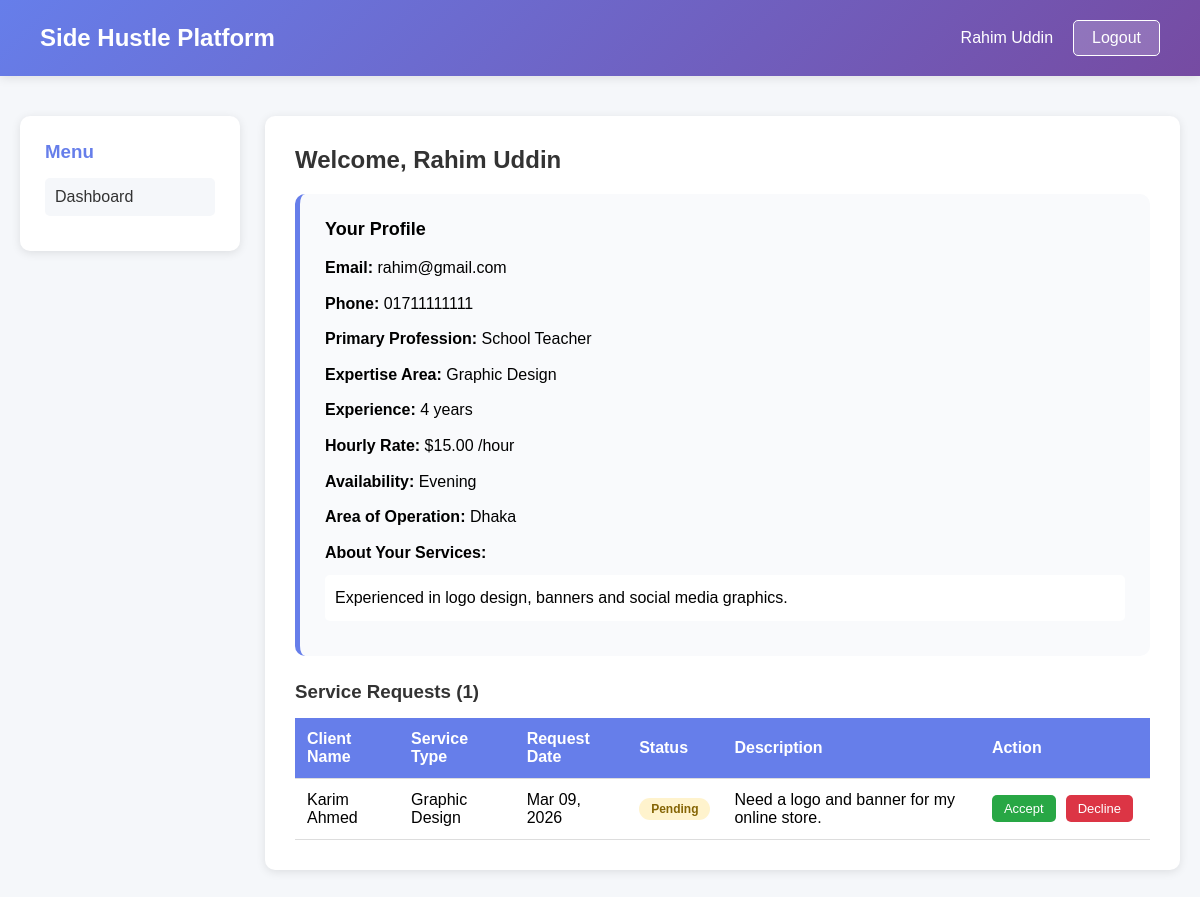
Page /view/professional_dashboard.php (signed in) on the committed database.
### tables this page shows
CREATE TABLE professionals (
    id INT PRIMARY KEY AUTO_INCREMENT,
    full_name VARCHAR(100) NOT NULL,
    email VARCHAR(100) NOT NULL UNIQUE,
    phone VARCHAR(20) NOT NULL,
    first_profession VARCHAR(100) NOT NULL,
    expertise_area VARCHAR(100) NOT NULL,
    experience_years INT DEFAULT 0,
    description LONGTEXT NOT NULL,
    hourly_rate DECIMAL(10, 2) NOT NULL,
    availability VARCHAR(50) NOT NULL,
    area_of_operation VARCHAR(100) NOT NULL
);

CREATE TABLE service_requests (
    id INT PRIMARY KEY AUTO_INCREMENT,
    client_id INT,
    professional_id INT,
    service_type VARCHAR(100),
    request_description TEXT,
    request_date TIMESTAMP DEFAULT CURRENT_TIMESTAMP,
    status VARCHAR(50) DEFAULT 'Pending',
    
    FOREIGN KEY (client_id) REFERENCES clients(id),
    FOREIGN KEY (professional_id) REFERENCES professionals(id)
);

CREATE TABLE clients (
    id INT PRIMARY KEY AUTO_INCREMENT,
    full_name VARCHAR(100) NOT NULL,
    email VARCHAR(100) NOT NULL UNIQUE,
    phone VARCHAR(20) NOT NULL,
    area_of_work VARCHAR(100) NOT NULL
);

### view/professional_dashboard.php (the view, shortened to what this page needs)
<?php
require_once '../model/db_connect.php';
$user_email = $_SESSION['user_email'];
$professional_query = "SELECT * FROM professionals WHERE email = ?";
$stmt = mysqli_prepare($conn, $professional_query);
mysqli_stmt_bind_param($stmt, "s", $user_email);
mysqli_stmt_execute($stmt);
$professional_result = mysqli_stmt_get_result($stmt);
$current_professional = mysqli_fetch_assoc($professional_result);
$service_requests = array();
if ($current_professional) {
    $prof_id = $current_professional['id'];
    $requests_query = "
        SELECT
            sr.id,
            sr.service_type,
            sr.request_description,
            sr.request_date,
            sr.status,
            c.full_name as client_name,
            c.email as client_email
        FROM service_requests sr
        JOIN clients c ON sr.client_id = c.id
        WHERE sr.professional_id = ?
        ORDER BY sr.request_date DESC
    ";
    $stmt = mysqli_prepare($conn, $requests_query);
    mysqli_stmt_bind_param($stmt, "i", $prof_id);
    mysqli_stmt_execute($stmt);
    $result = mysqli_stmt_get_result($stmt);
    while ($row = mysqli_fetch_assoc($result)) {
        $service_requests[] = $row;
    }
}
?>
<!DOCTYPE html>
<html lang="en">
<head>
</head>
<body>
<nav class="navbar">
<h1>Side Hustle Platform</h1>
<div class="user-info">
<span><?php echo htmlspecialchars($_SESSION['user_name']); ?></span>
<a href="../controller/logout.php" class="logout-btn">Logout</a>
</div>
</nav>
<div class="dashboard">
<aside class="sidebar">
<h3>Menu</h3>
<ul class="sidebar-menu">
<li><a href="professional_dashboard.php">Dashboard</a></li>
</ul>
</aside>
<div class="content">
<h2>Welcome, <?php echo htmlspecialchars($_SESSION['user_name']); ?></h2>
<?php if($current_professional): ?>
<div class="card">
<div class="card-header">Your Profile</div>
<p><strong>Email:</strong> <?php echo htmlspecialchars($current_professional['email']); ?></p>
<p><strong>Phone:</strong> <?php echo htmlspecialchars($current_professional['phone']); ?></p>
<p><strong>Primary Profession:</strong> <?php echo htmlspecialchars($current_professional['first_profession']); ?></p>
<p><strong>Expertise Area:</strong> <?php echo htmlspecialchars($current_professional['expertise_area']); ?></p>
<p><strong>Experience:</strong> <?php echo $current_professional['experience_years']; ?> years</p>
<p><strong>Hourly Rate:</strong> $<?php echo number_format($current_professional['hourly_rate'], 2); ?> /hour</p>
<p><strong>Availability:</strong> <?php echo htmlspecialchars($current_professional['availability']); ?></p>
<p><strong>Area of Operation:</strong> <?php echo htmlspecialchars($current_professional['area_of_operation']); ?></p>
<p><strong>About Your Services:</strong></p>
<p style="background:#fff; padding:10px; border-radius:5px;"><?php echo nl2br(htmlspecialchars($current_professional['description'])); ?></p>
</div>
<h3>Service Requests (<?php echo count($service_requests); ?>)</h3>
<?php if(count($service_requests) > 0): ?>
<table>
<thead>
<tr>
<th>Client Name</th>
<th>Service Type</th>
<th>Request Date</th>
<th>Status</th>
<th>Description</th>
<th>Action</th>
</tr>
</thead>
<tbody>
<?php foreach($service_requests as $req): ?>
<tr>
<td><?php echo htmlspecialchars($req['client_name']); ?></td>
<td><?php echo htmlspecialchars($req['service_type']); ?></td>
<td><?php echo date('M d, Y', strtotime($req['request_date'])); ?></td>
<td>
<span class="badge badge-<?php echo strtolower(str_replace(' ', '', $req['status'])); ?>">
<?php echo htmlspecialchars($req['status']); ?>
</span>
</td>
<td><?php echo htmlspecialchars(substr($req['request_description'], 0, 50)) . (strlen($req['request_description']) > 50 ? '...' : ''); ?></td>
<td>
<div class="action-buttons">
<?php if($req['status'] === 'Pending'): ?>
<form method="POST" action="../controller/request_action.php" style="display:inline;">
<button type="submit" class="btn btn-accept">Accept</button>
</form>
<form method="POST" action="../controller/request_action.php" style="display:inline;">
<button type="submit" class="btn btn-decline">Decline</button>
</form>
<?php else: ?>
<span class="badge badge-<?php echo strtolower(str_replace(' ', '', $req['status'])); ?>">No action</span>
<?php endif; ?>
</div>
</td>
<?php endforeach; ?>
</tbody>
</table>
<?php else: ?>
<div class="alert alert-info">
No service requests yet. Keep your profile updated to attract clients!
</div>
<?php endif; ?>
<?php else: ?>
<div class="alert">
Error: Professional profile not found. Please contact support.
</div>
<?php endif; ?>
</div>
</div>
</body>
</html>

### view/professional_dashboard.php (style rules this page uses)
* { margin:0; padding:0; box-sizing:border-box; }
body { font-family:Arial, sans-serif; background:#f5f7fa; min-height:100vh; }
.navbar { background:linear-gradient(135deg,#667eea,#764ba2); color:white; padding:20px 40px; display:flex; justify-content:space-between; align-items:center; box-shadow:0 2px 10px rgba(0,0,0,0.1); }
.navbar h1 { font-size:24px; }
.user-info { display:flex; gap:20px; align-items:center; }
.logout-btn { background:rgba(255,255,255,0.2); padding:8px 18px; border-radius:5px; border:1px solid white; color:white; text-decoration:none; }
.dashboard { display:grid; grid-template-columns:220px 1fr; gap:25px; max-width:1200px; margin:40px auto; padding:0 20px; }
.sidebar { background:white; padding:25px; border-radius:10px; box-shadow:0 2px 10px rgba(0,0,0,0.1); height:fit-content; }
.sidebar h3 { margin-bottom:15px; color:#667eea; }
.sidebar-menu { list-style:none; }
.sidebar-menu li { margin-bottom:10px; }
.sidebar-menu a { display:block; padding:10px; background:#f5f7fa; border-radius:5px; text-decoration:none; color:#333; }
.content { background:white; padding:30px; border-radius:10px; box-shadow:0 2px 10px rgba(0,0,0,0.1); }
.card { background:#f9fafc; padding:25px; border-radius:10px; border-left:5px solid #667eea; margin-bottom:25px; }
.card-header { font-size:18px; font-weight:bold; margin-bottom:15px; }
.card p { margin-bottom:10px; line-height:1.6; }
table { width:100%; border-collapse:collapse; margin-top:15px; }
thead { background:#667eea; color:white; }
th,td { padding:12px; border-bottom:1px solid #ddd; text-align:left; }
.badge { padding:4px 12px; border-radius:20px; font-size:12px; font-weight:bold; display:inline-block; }
.badge-pending { background:#fff3cd; color:#856404; }
.btn { background:#667eea; border:none; color:white; padding:6px 12px; border-radius:5px; cursor:pointer; font-size:13px; margin-right:5px; }
.btn-accept { background:#28a745; }
.btn-decline { background:#dc3545; }
.action-buttons { display:flex; gap:5px; }
h2 { margin-bottom:20px; color:#333; }
h3 { margin-bottom:15px; color:#333; }

### rows in the picture
professionals: email "rahim@gmail.com", phone "01711111111", first_profession "School Teacher", expertise_area "Graphic Design", experience_years "4", hourly_rate "15.00", availability "Evening", area_of_operation "Dhaka", description "Experienced in logo design, banners and social media graphics."
service_requests: client.full_name "Karim Ahmed", service_type "Graphic Design", request_date "Mar 09, 2026", status "Pending", request_description "Need a logo and banner for my online store."

### other values in the picture
$_SESSION['user_name'] "Rahim Uddin"
count($service_requests) "1"
